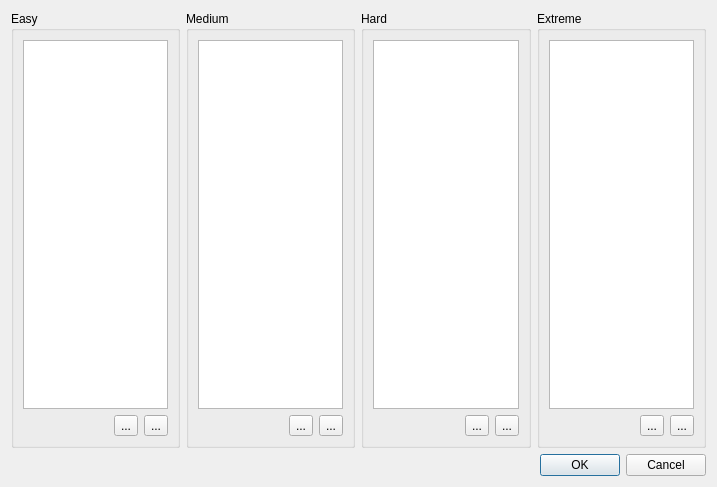
<?xml version="1.0" encoding="UTF-8"?>
<ui version="4.0">
 <class>Dialog</class>
 <widget class="QDialog" name="Dialog">
  <property name="geometry">
   <rect>
    <x>0</x>
    <y>0</y>
    <width>717</width>
    <height>487</height>
   </rect>
  </property>
  <property name="windowTitle">
   <string>Dialog</string>
  </property>
  <layout class="QGridLayout" name="gridLayout">
   <item row="0" column="2">
    <widget class="QGroupBox" name="hardGroupBox">
     <property name="title">
      <string>Hard</string>
     </property>
     <layout class="QVBoxLayout" name="verticalLayout_3">
      <item>
       <widget class="QListWidget" name="listWidget_3"/>
      </item>
      <item>
       <layout class="QHBoxLayout" name="horizontalLayout_3">
        <item>
         <spacer name="horizontalSpacer_3">
          <property name="orientation">
           <enum>Qt::Horizontal</enum>
          </property>
          <property name="sizeHint" stdset="0">
           <size>
            <width>40</width>
            <height>20</height>
           </size>
          </property>
         </spacer>
        </item>
        <item>
         <widget class="QToolButton" name="addHardButton">
          <property name="text">
           <string>...</string>
          </property>
          <property name="icon">
           <iconset theme="list-add">
            <normaloff>.</normaloff>.</iconset>
          </property>
         </widget>
        </item>
        <item>
         <widget class="QToolButton" name="removeHardButton">
          <property name="text">
           <string>...</string>
          </property>
          <property name="icon">
           <iconset theme="list-remove">
            <normaloff>.</normaloff>.</iconset>
          </property>
         </widget>
        </item>
       </layout>
      </item>
     </layout>
    </widget>
   </item>
   <item row="0" column="0">
    <widget class="QGroupBox" name="easyGroupBox">
     <property name="title">
      <string>Easy</string>
     </property>
     <layout class="QVBoxLayout" name="verticalLayout">
      <item>
       <widget class="QListWidget" name="listWidget"/>
      </item>
      <item>
       <layout class="QHBoxLayout" name="horizontalLayout">
        <item>
         <spacer name="horizontalSpacer">
          <property name="orientation">
           <enum>Qt::Horizontal</enum>
          </property>
          <property name="sizeHint" stdset="0">
           <size>
            <width>40</width>
            <height>20</height>
           </size>
          </property>
         </spacer>
        </item>
        <item>
         <widget class="QToolButton" name="removeEasyButton">
          <property name="text">
           <string>...</string>
          </property>
          <property name="icon">
           <iconset theme="list-add"/>
          </property>
         </widget>
        </item>
        <item>
         <widget class="QToolButton" name="addEasyButton">
          <property name="text">
           <string>...</string>
          </property>
          <property name="icon">
           <iconset theme="list-remove"/>
          </property>
         </widget>
        </item>
       </layout>
      </item>
     </layout>
    </widget>
   </item>
   <item row="0" column="1">
    <widget class="QGroupBox" name="mediumGroupBox">
     <property name="title">
      <string>Medium</string>
     </property>
     <layout class="QVBoxLayout" name="verticalLayout_2">
      <item>
       <widget class="QListWidget" name="listWidget_2"/>
      </item>
      <item>
       <layout class="QHBoxLayout" name="horizontalLayout_2">
        <item>
         <spacer name="horizontalSpacer_2">
          <property name="orientation">
           <enum>Qt::Horizontal</enum>
          </property>
          <property name="sizeHint" stdset="0">
           <size>
            <width>40</width>
            <height>20</height>
           </size>
          </property>
         </spacer>
        </item>
        <item>
         <widget class="QToolButton" name="addMediumButton">
          <property name="text">
           <string>...</string>
          </property>
          <property name="icon">
           <iconset theme="list-add">
            <normaloff>.</normaloff>.</iconset>
          </property>
         </widget>
        </item>
        <item>
         <widget class="QToolButton" name="removeMediumButton">
          <property name="text">
           <string>...</string>
          </property>
          <property name="icon">
           <iconset theme="list-remove">
            <normaloff>.</normaloff>.</iconset>
          </property>
         </widget>
        </item>
       </layout>
      </item>
     </layout>
    </widget>
   </item>
   <item row="0" column="3">
    <widget class="QGroupBox" name="extremeGroupBox">
     <property name="title">
      <string>Extreme</string>
     </property>
     <layout class="QVBoxLayout" name="verticalLayout_4">
      <item>
       <widget class="QListWidget" name="listWidget_4"/>
      </item>
      <item>
       <layout class="QHBoxLayout" name="horizontalLayout_4">
        <item>
         <spacer name="horizontalSpacer_4">
          <property name="orientation">
           <enum>Qt::Horizontal</enum>
          </property>
          <property name="sizeHint" stdset="0">
           <size>
            <width>40</width>
            <height>20</height>
           </size>
          </property>
         </spacer>
        </item>
        <item>
         <widget class="QToolButton" name="addExtremeButton">
          <property name="text">
           <string>...</string>
          </property>
          <property name="icon">
           <iconset theme="list-add">
            <normaloff>.</normaloff>.</iconset>
          </property>
         </widget>
        </item>
        <item>
         <widget class="QToolButton" name="removeExtremeButton">
          <property name="text">
           <string>...</string>
          </property>
          <property name="icon">
           <iconset theme="list-remove">
            <normaloff>.</normaloff>.</iconset>
          </property>
         </widget>
        </item>
       </layout>
      </item>
     </layout>
    </widget>
   </item>
   <item row="1" column="2" colspan="2">
    <widget class="QDialogButtonBox" name="buttonBox">
     <property name="orientation">
      <enum>Qt::Horizontal</enum>
     </property>
     <property name="standardButtons">
      <set>QDialogButtonBox::Cancel|QDialogButtonBox::Ok</set>
     </property>
    </widget>
   </item>
  </layout>
 </widget>
 <resources/>
 <connections>
  <connection>
   <sender>buttonBox</sender>
   <signal>accepted()</signal>
   <receiver>Dialog</receiver>
   <slot>accept()</slot>
   <hints>
    <hint type="sourcelabel">
     <x>609</x>
     <y>480</y>
    </hint>
    <hint type="destinationlabel">
     <x>157</x>
     <y>274</y>
    </hint>
   </hints>
  </connection>
  <connection>
   <sender>buttonBox</sender>
   <signal>rejected()</signal>
   <receiver>Dialog</receiver>
   <slot>reject()</slot>
   <hints>
    <hint type="sourcelabel">
     <x>677</x>
     <y>480</y>
    </hint>
    <hint type="destinationlabel">
     <x>286</x>
     <y>274</y>
    </hint>
   </hints>
  </connection>
 </connections>
</ui>
